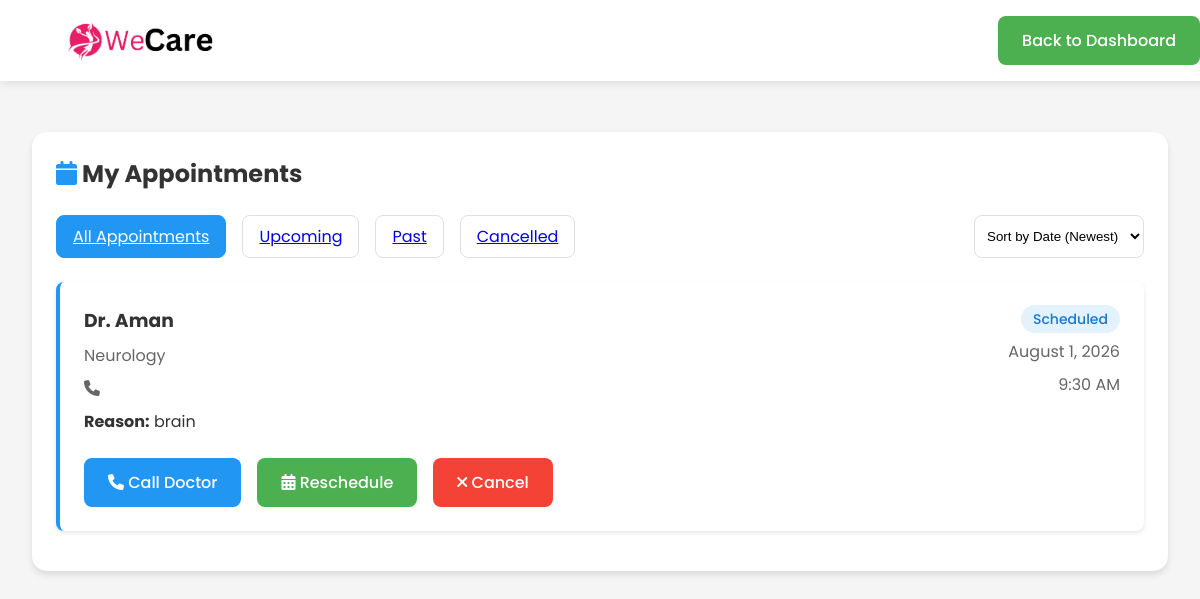
/appointments.php (signed in), run on the app's committed database.
### tables this page shows
CREATE TABLE `appointments` (
  `appointment_id` int(11) NOT NULL,
  `patient_id` int(11) NOT NULL,
  `doctor_id` int(11) NOT NULL,
  `appointment_date` date NOT NULL,
  `appointment_time` time NOT NULL,
  `reason` text NOT NULL,
  `notes` text DEFAULT NULL,
  `preferred_communication` varchar(50) NOT NULL,
  `status` varchar(20) NOT NULL DEFAULT 'Scheduled',
  `created_at` timestamp NULL DEFAULT current_timestamp()
);

CREATE TABLE `doctors` (
  `doctor_id` int(11) NOT NULL,
  `full_name` varchar(100) NOT NULL,
  `email` varchar(100) NOT NULL,
  `password` varchar(255) NOT NULL,
  `phone` varchar(20) DEFAULT NULL,
  `specialization` varchar(100) NOT NULL,
  `qualification` varchar(100) NOT NULL,
  `experience` int(11) NOT NULL,
  `license_no` varchar(50) NOT NULL,
  `is_verified` tinyint(1) DEFAULT 0,
  `created_at` timestamp NULL DEFAULT current_timestamp(),
  `profile_image` varchar(255) DEFAULT NULL
);

### appointments.php (the view, shortened to what this page needs)
<?php
require_once('config.php');
$userId = $_SESSION['user_id'];
$appointments = [];
$filter = isset($_GET['filter']) ? $_GET['filter'] : 'all';
$sort = isset($_GET['sort']) ? $_GET['sort'] : 'date_desc';
try {
    $query = "SELECT a.*, d.full_name as doctor_name, d.specialization, d.phone as doctor_phone
              FROM appointments a
              JOIN doctors d ON a.doctor_id = d.doctor_id
              WHERE a.patient_id = ?";
    switch ($sort) {
        case 'date_desc':
            $query .= " ORDER BY a.appointment_date DESC, a.appointment_time DESC";
            break;
    }
    $stmt = $con->prepare($query);
    $stmt->bind_param("i", $userId);
    $stmt->execute();
    $appointments = $stmt->get_result()->fetch_all(MYSQLI_ASSOC);
} catch (Exception $e) {
    $error = "Error: " . $e->getMessage();
    error_log("Error in appointments.php: " . $e->getMessage());
}
?>
<!DOCTYPE html>
<html lang="en">
<head>
    <link rel="stylesheet" href="https://cdnjs.cloudflare.com/ajax/libs/font-awesome/6.0.0/css/all.min.css">
</head>
<body>
    <nav class="navbar">
        <div class="container" style="display: flex; justify-content: space-between; align-items: center;">
            <div style="display: flex; align-items: center;">
                <img src="assets/images/thrive_logo.png" alt="WeCare Logo" style="height: 40px; margin-right: 1rem;">
            </div>
            <div style="display: flex; align-items: center; gap: 2rem;">
                <a href="patient_dashboard.php" class="btn btn-secondary">Back to Dashboard</a>
            </div>
        </div>
    </nav>
    <main class="main-content">
        <div class="container">
            <div class="card">
                <h2 style="margin: 0 0 1.5rem; color: var(--dark-text);">
                    <i class="fas fa-calendar" style="color: var(--primary-color);"></i>
                    My Appointments
                </h2>
                <div class="filters">
                    <a href="?filter=all&sort=<?php echo $sort; ?>"
                       class="filter-btn <?php echo $filter === 'all' ? 'active' : ''; ?>">
                        All Appointments
                    </a>
                    <a href="?filter=upcoming&sort=<?php echo $sort; ?>"
                       class="filter-btn <?php echo $filter === 'upcoming' ? 'active' : ''; ?>">
                        Upcoming
                    </a>
                    <a href="?filter=past&sort=<?php echo $sort; ?>"
                       class="filter-btn <?php echo $filter === 'past' ? 'active' : ''; ?>">
                        Past
                    </a>
                    <a href="?filter=cancelled&sort=<?php echo $sort; ?>"
                       class="filter-btn <?php echo $filter === 'cancelled' ? 'active' : ''; ?>">
                        Cancelled
                    </a>
                    <select class="sort-select" onchange="window.location.href='?filter=<?php echo $filter; ?>&sort=' + this.value">
                        <option value="date_desc" <?php echo $sort === 'date_desc' ? 'selected' : ''; ?>>Sort by Date (Newest)</option>
                    </select>
                </div>
                <?php if (empty($appointments)): ?>
                    <div class="empty-state">
                        <i class="fas fa-calendar-times"></i>
                        <h3>No Appointments Found</h3>
                        <p>You don't have any <?php echo $filter; ?> appointments.</p>
                        <a href="book_appointment.php" class="btn btn-primary">Book an Appointment</a>
                    </div>
                <?php else: ?>
                    <?php foreach ($appointments as $appointment): ?>
                        <div class="appointment-card">
                            <div style="display: flex; justify-content: space-between; align-items: flex-start;">
                                <div>
                                    <h3 style="margin: 0; color: var(--dark-text);">
                                        Dr. <?php echo htmlspecialchars($appointment['doctor_name']); ?>
                                    </h3>
                                    <p style="margin: 0.5rem 0; color: var(--light-text);">
                                        <?php echo htmlspecialchars($appointment['specialization']); ?>
                                    </p>
                                    <p style="margin: 0.5rem 0; color: var(--light-text);">
                                        <i class="fas fa-phone"></i> <?php echo htmlspecialchars($appointment['doctor_phone']); ?>
                                    </p>
                                    <p style="margin: 0.5rem 0; color: var(--dark-text);">
                                        <strong>Reason:</strong> <?php echo htmlspecialchars($appointment['reason']); ?>
                                    </p>
                                </div>
                                <div style="text-align: right;">
                                    <span class="status-badge status-<?php echo strtolower($appointment['status']); ?>">
                                        <?php echo htmlspecialchars($appointment['status']); ?>
                                    </span>
                                    <p style="margin: 0.5rem 0; color: var(--light-text);">
                                        <?php echo date('F j, Y', strtotime($appointment['appointment_date'])); ?>
                                    </p>
                                    <p style="margin: 0.5rem 0; color: var(--light-text);">
                                        <?php echo date('g:i A', strtotime($appointment['appointment_time'])); ?>
                                    </p>
                                </div>
                            </div>
                            <div style="display: flex; gap: 1rem; margin-top: 1rem;">
                                <?php if ($appointment['status'] === 'Scheduled'): ?>
                                    <a href="tel:<?php echo htmlspecialchars($appointment['doctor_phone']); ?>" class="btn btn-primary">
                                        <i class="fas fa-phone"></i> Call Doctor
                                    </a>
                                    <a href="reschedule.php?id=<?php echo $appointment['appointment_id']; ?>" class="btn btn-secondary">
                                        <i class="fas fa-calendar-alt"></i> Reschedule
                                    </a>
                                    <a href="cancel_appointment.php?id=<?php echo $appointment['appointment_id']; ?>"
                                       class="btn btn-danger"
                                       onclick="return confirm('Are you sure you want to cancel this appointment?')">
                                        <i class="fas fa-times"></i> Cancel
                                    </a>
                                <?php endif; ?>
                            </div>
                        </div>
                    <?php endforeach; ?>
                <?php endif; ?>
            </div>
        </div>
    </main>
</body>
</html>

### appointments.php (style rules this page uses)
:root { --primary-color: #2196f3; --secondary-color: #4CAF50; --accent-color: #ff9800; --danger-color: #f44336; --light-bg: #f5f5f5; --dark-text: #333; --light-text: #666; --border-color: #e0e0e0; }
body { font-family: 'Poppins', sans-serif; background-color: var(--light-bg); margin: 0; padding: 0; color: var(--dark-text); }
.navbar { background-color: #ffffff; box-shadow: 0 2px 10px rgba(0,0,0,0.1); padding: 1rem 2rem; position: fixed; width: 100%; top: 0; z-index: 1000; }
.container { max-width: 1200px; margin: 0 auto; padding: 0 2rem; }
.main-content { margin-top: 100px; padding: 2rem 0; }
.card { background: white; border-radius: 15px; padding: 1.5rem; box-shadow: 0 4px 6px rgba(0,0,0,0.1); margin-bottom: 1.5rem; }
.filters { display: flex; gap: 1rem; margin-bottom: 1.5rem; flex-wrap: wrap; }
.filter-btn { padding: 0.5rem 1rem; border: 1px solid var(--border-color); border-radius: 8px; background: white; cursor: pointer; transition: all 0.3s ease; }
.filter-btn.active { background: var(--primary-color); color: white; border-color: var(--primary-color); }
.sort-select { padding: 0.5rem; border: 1px solid var(--border-color); border-radius: 8px; background: white; margin-left: auto; }
.appointment-card { border-left: 4px solid var(--primary-color); padding: 1.5rem; margin-bottom: 1rem; background: white; border-radius: 8px; box-shadow: 0 2px 4px rgba(0,0,0,0.1); }
.status-badge { padding: 0.25rem 0.75rem; border-radius: 20px; font-size: 0.875rem; font-weight: 500; }
.status-scheduled { background: #e3f2fd; color: #1976d2; }
.btn { display: inline-block; padding: 0.75rem 1.5rem; border-radius: 8px; text-decoration: none; font-weight: 500; transition: all 0.3s ease; border: none; cursor: pointer; }
.btn-primary { background-color: var(--primary-color); color: white; }
.btn-secondary { background-color: var(--secondary-color); color: white; }
.btn-danger { background-color: var(--danger-color); color: white; }

### data on the page
appointments: doctor.full_name "Aman", doctor.specialization "Neurology", reason "brain", status "Scheduled", appointment_date "August 1, 2026", appointment_time "9:30 AM"
